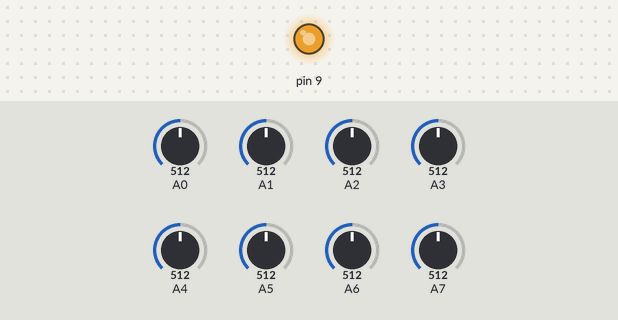
Bench run of a sketch on a simulated Arduino Nano, built with avr-gcc and run on an emulated ATmega328P. Parts: output pins drawn as LEDs (lit = HIGH). Inputs (shaded band) come from the test bench; at power-on: A0 = 512, A1 = 512, A2 = 512, A3 = 512, A4 = 512, A5 = 512, A6 = 512, A7 = 512. Random numbers use the default seed unless the sketch sets one; what the sketch prints to the serial monitor is not drawn.

Above: at 1.2 s.
1.3 s: A0 set to 109
At 1.99 s:
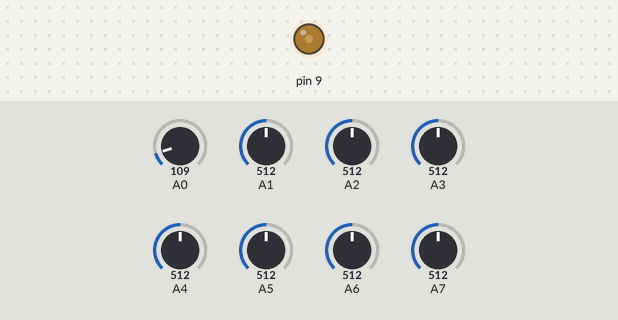
4.3 s: A0 set to 90
At 6.57 s:
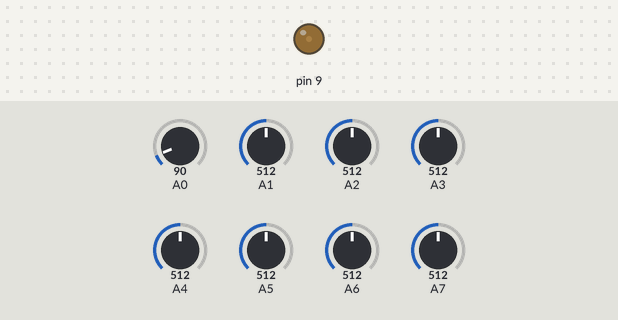
7.3 s: A1 set to 107
10.3 s: A1 set to 95
13.3 s: A2 set to 30
At 14.19 s:
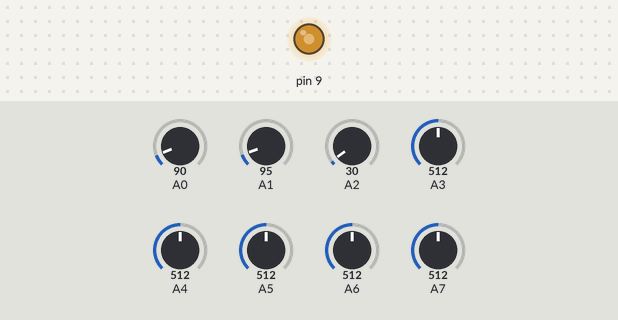
16.3 s: A3 set to 30
Timing chart, 0 to 47.7 s (numbered marks = the images above; inputs shaded):
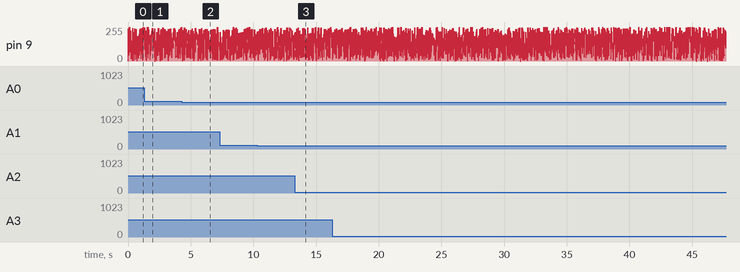

Measured:
- the behaviour switches between 100 and 99 on A0 (found by bisection; images 1 and 2)

The sketch:

resistortest.ino.ino
```cpp
void setup() {
  Serial.begin(115200);
  pinMode(9, OUTPUT);
}

void loop() {
  // 0〜255の完全なランダム値（ノイズ）を生成して出力
  int pwmValue = random(0, 256);
  analogWrite(9, pwmValue);
  delay(2);

  int node0 = analogRead(A0);
  int node1 = analogRead(A1);
  int node2 = analogRead(A2);
  int node3 = analogRead(A3);
  int node4 = analogRead(A4);
  int node5 = analogRead(A5);
  int node6 = analogRead(A6);
  int node7 = analogRead(A7);

  int originalSignal = map(pwmValue, 0, 255, 0, 1023);

  Serial.print("Orig:"); Serial.print(originalSignal); Serial.print(",");
  Serial.print("N0:"); Serial.print(node0); Serial.print(",");
  Serial.print("N1:"); Serial.print(node1); Serial.print(",");
  Serial.print("N2:"); Serial.print(node2); Serial.print(",");
  Serial.print("N3:"); Serial.print(node3); Serial.print(",");
  Serial.print("N4:"); Serial.print(node4); Serial.print(",");
  Serial.print("N5:"); Serial.print(node5); Serial.print(",");
  Serial.print("N6:"); Serial.print(node6); Serial.print(",");
  Serial.print("N7:"); Serial.println(node7);

  delay(10);
}
```
